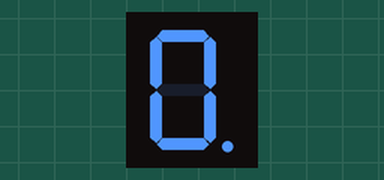
Bench run of a program on a simulated ESP32 board running MicroPython. Parts: 1-digit seven-segment display. The segment pins are drawn as the display they are named for.

Above: at 0.1 s.
At 3.1 s:
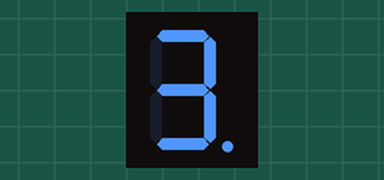
At 6.1 s:
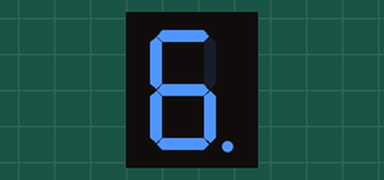
At 14.1 s:
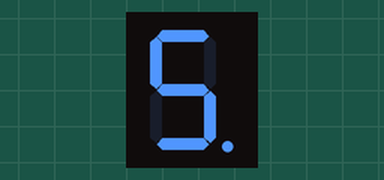
At 21.1 s:
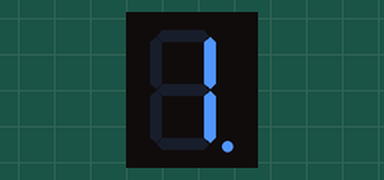
At 29.1 s:
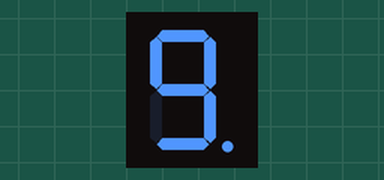

Measured:
- what the display in image 0 shows lasts 1.0 s, from 0.1 s to 1.1 s
- what the display in image 5 shows lasts 2.1 s, from 29.0 s to 31.1 s

The program:

04-_____.py
```python
import machine
import time

a = machine.Pin(13, machine.Pin.OUT)
b = machine.Pin(12, machine.Pin.OUT)
c = machine.Pin(14, machine.Pin.OUT)
d = machine.Pin(27, machine.Pin.OUT)
e = machine.Pin(26, machine.Pin.OUT)
f = machine.Pin(25, machine.Pin.OUT)
g = machine.Pin(33, machine.Pin.OUT)
dot = machine.Pin(32, machine.Pin.OUT)
#将对应的引脚对象存放到链表中
number_led = [a, b, c, d, e, f, g]

number_dict = {
    0: "1111110",
    1: "0110000",
    2: "1101101",
    3: "1111001",
    4: "0110011",
    5: "1011011",
    6: "1011111",
    7: "1110000",
    8: "1111111",
    9: "1111011",
    "open": "1111111",
    "close": "0000000"
}

#数码管显示函数 number为数字 switch为小数点
def show_number(number,switch):
  if number_dict.get(number): #判断number是否为字典中的key
    i=0
    for num in number_dict.get(number):   #取出value 遍历字符串
        if num=='1':
          number_led[i].value(1)
        else:
          number_led[i].value(0)
        i+=1
  if switch:
    dot.value(1)
  else:
    dot.value(0)


def main():
  #数码管循环显示1~9
  while True:
    for i in range(0,10):
      show_number(i,True)
      time.sleep(1)
    for i in range(9,-1,-1):
      show_number(i,True)
      time.sleep(1)

if __name__ == "__main__":
  main()
```
